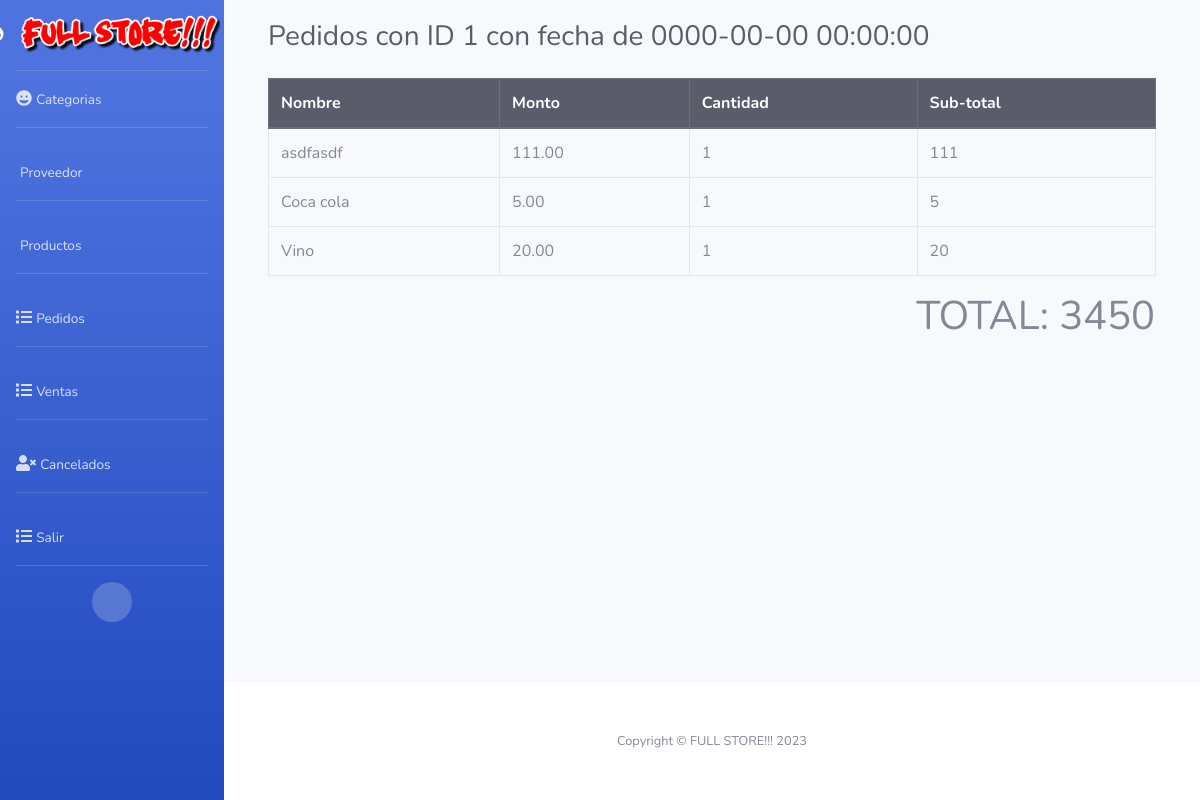
/admin/ver2.php?id=1 (signed in), run on the app's committed database.
### tables this page shows
CREATE TABLE `orden` (
  `id` int(11) NOT NULL,
  `customer_id` int(11) NOT NULL,
  `total_price` int(11) NOT NULL,
  `created` timestamp NOT NULL DEFAULT current_timestamp(),
  `modified` timestamp NOT NULL DEFAULT current_timestamp(),
  `status` int(11) NOT NULL
);

CREATE TABLE `orden_articulos` (
  `id` int(11) NOT NULL,
  `order_id` int(11) NOT NULL,
  `product_id` int(11) NOT NULL,
  `quantity` int(5) NOT NULL
);

CREATE TABLE `productos` (
  `id` int(11) NOT NULL,
  `nombre` varchar(255) NOT NULL,
  `descripcion` text NOT NULL,
  `precio_normal` decimal(10,2) NOT NULL,
  `precio_rebajado` decimal(10,2) NOT NULL,
  `cantidad` int(11) NOT NULL,
  `imagen` varchar(50) NOT NULL,
  `id_categoria` int(11) NOT NULL,
  `id_prov` int(11) NOT NULL,
  `precio` decimal(10,2) NOT NULL
);

### admin/ver2.php (the view, shortened to what this page needs)
<!DOCTYPE html>
<html lang="es">
<head>
<?php include("config/conex.php");  include("includes/header.php");
?>
<body>
     <div class="container">
        <div class="panel panel-default">
            <div class="panel-heading">
        <div class="d-sm-flex align-items-center justify-content-between mb-4">
        <?php
                        $iduser = $_GET['id'];
                                        $sql = mysqli_query($conexion, "SELECT * FROM `orden`
                                        WHERE
                                        `id` = '$iduser' ");
                                        $result_sql = mysqli_num_rows($sql);
                                        if ($result_sql == 0) {
                                        header('location: productos.php ');
                                        }else{
                                        while($data = mysqli_fetch_array($sql)){
                                            $fecha = $data['created'];
                                         } } ?>
    <h1 class="h3 mb-0 text-gray-800">Pedidos con ID <?php echo "$iduser" ?> con fecha de <?php echo "$fecha" ?></h1>
    </div>
<div class="row">
    <div class="col-md-12">
        <div class="table-responsive">
            <table class="table table-hover table-bordered" style="width: 100%;">
                <thead class="thead-dark">
                    <tr>
                        <th>Nombre</th>
                        <th>Monto</th>
                        <th>Cantidad</th>
                        <th>Sub-total</th>
                    </tr>
                </thead>
                <tbody>
                    <?php
    $iduser = $_GET['id'];
                    $query = mysqli_query($conexion, "SELECT `orden_articulos`.`id`,
                    `orden_articulos`.`order_id`, `orden_articulos`.`product_id`,
                    `orden_articulos`.`quantity`, `productos`.`id`,
                    `productos`.`nombre`,`productos`.`precio_rebajado`
                    ,`orden`.`id`,`orden`.`total_price`
                    FROM `orden_articulos`
                        , `productos`
                        ,`orden`
                    WHERE
                        `productos`.`id` = `orden_articulos`.`product_id` AND
                        `orden_articulos`.`order_id` = '$iduser' AND
                        `orden_articulos`.`order_id` =  `orden`.`id`");
                    while ($data = mysqli_fetch_assoc($query)) {
                        $preci_rebajado=$data['precio_rebajado'];
                        $quantity=$data['quantity'];
                        $sub_total = $preci_rebajado * $quantity ;
                        $total_price = $data['total_price'];
                        ?>
                        <tr>
                            <td><?php echo $data['nombre']; ?></td>
                            <td><?php echo $data['precio_rebajado']; ?></td>
                            <td><?php echo $data['quantity']; ?></td>
                            <td><?php echo $sub_total; ?></td>
                        </tr>
                    <?php } ?>
                    </tbody>
            </table>
            <h1 style="margin-left: 73%;">TOTAL:  <?php echo $total_price ?></h1>
        </div>
    </div>
</div>
</div>
    </div>
</div>
<?php include("includes/footer.php"); ?>
</body>
</html>

### admin/ver2.php (style rules this page uses)
.container { padding: 20px; }

### data on the page
orden: created "0000-00-00 00:00:00", total_price "3450"
orden_articulos: productos.nombre "asdfasdf", productos.precio_rebajado "111.00", quantity "1", quantity.precio_rebajado "111"
orden_articulos: productos.nombre "Coca cola", productos.precio_rebajado "5.00", quantity "1", quantity.precio_rebajado "5"
orden_articulos: productos.nombre "Vino", productos.precio_rebajado "20.00", quantity "1", quantity.precio_rebajado "20"

### other printed values
$iduser "1"
